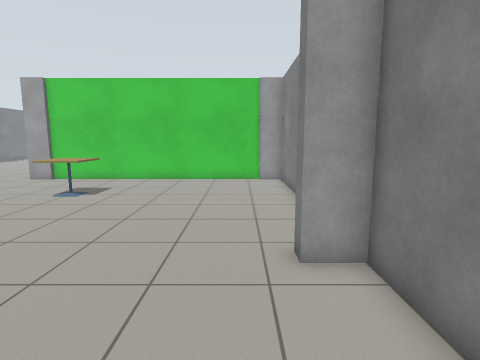
[1] (above)

18 first-person views from a walk through a robot-simulator world made for Gazebo. The camera is 1.2 m above the floor, tilts 8° down and sees 80° across. The floor is counted in squares, 0.5 m on a side. Each view is taken from the middle of a square. On the plan, view 1 faces up. The plan holds only what a view shows up to about 18 squares ahead; the rest is blank.

[2]
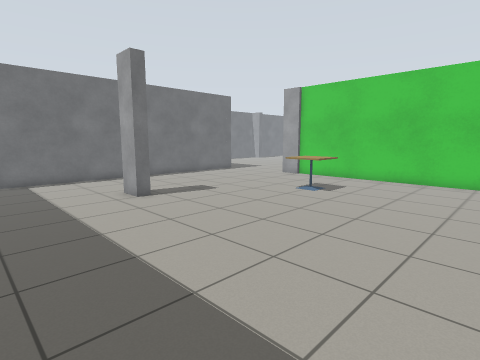

[3]
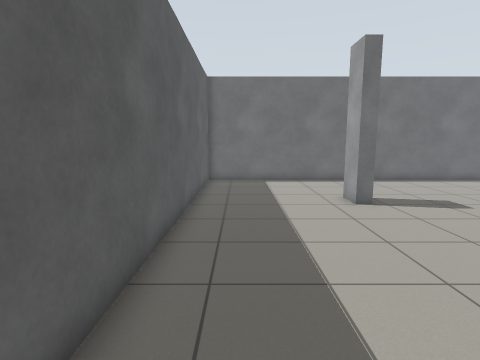

[4]
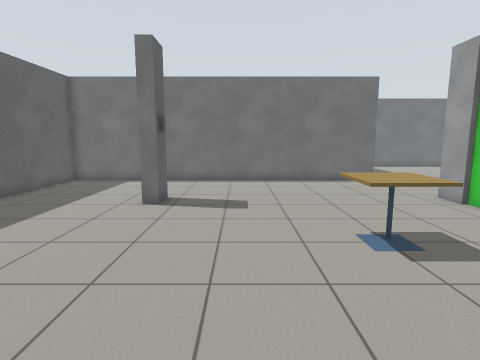

[5]
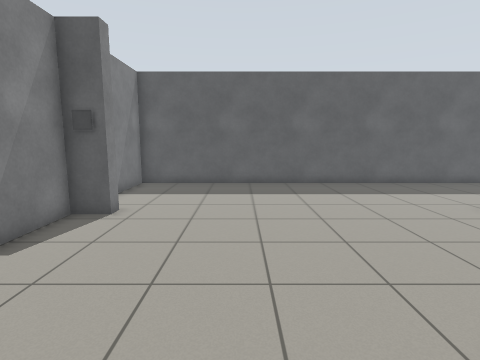

[6]
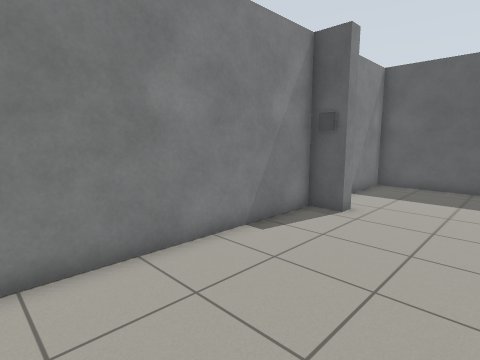

[7]
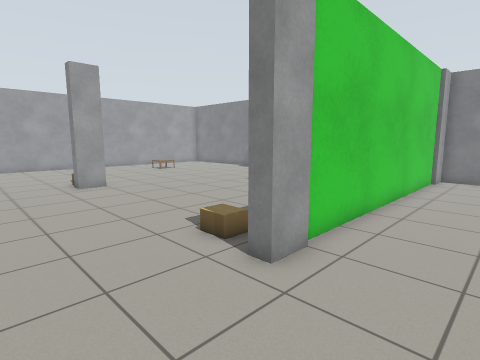

[8]
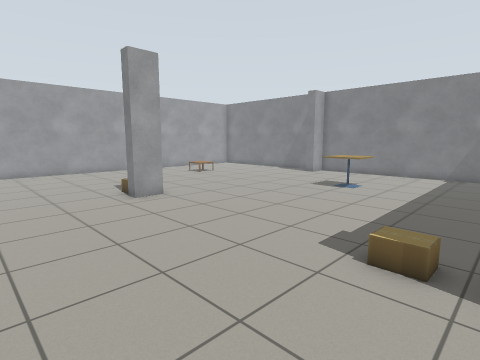

[9]
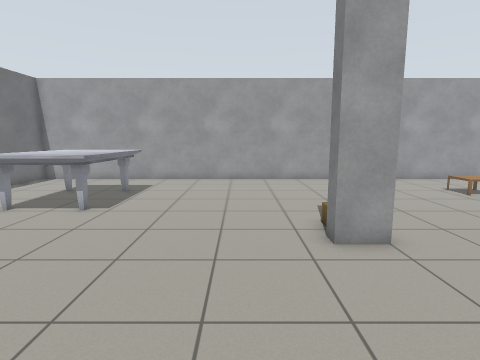

[10]
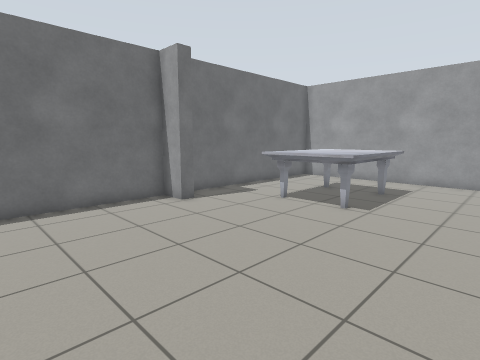

[11]
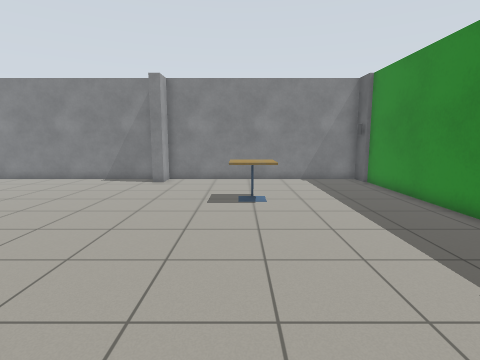

[12]
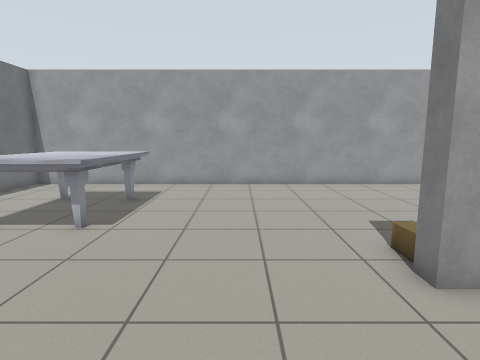

[13]
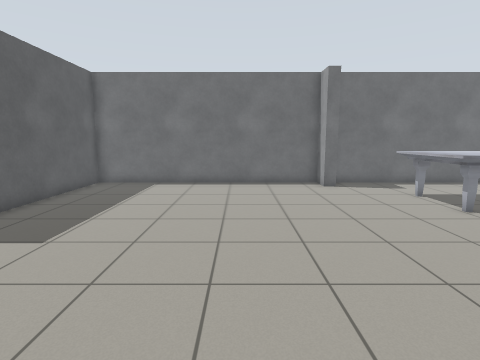

[14]
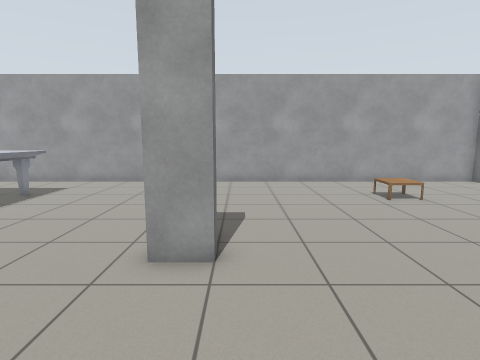

[15]
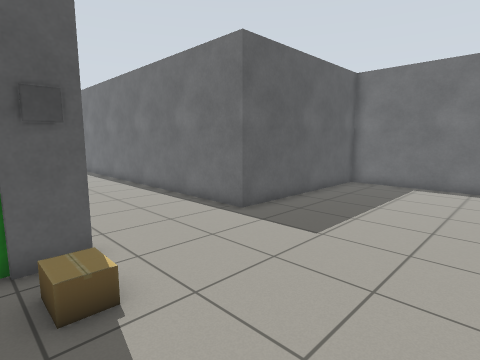

[16]
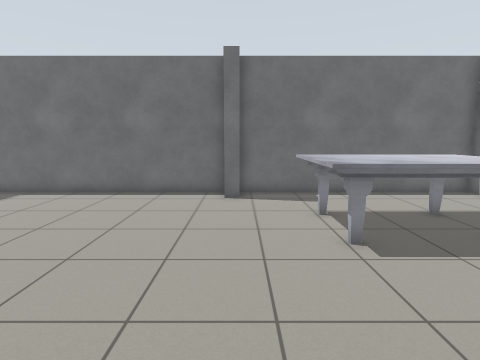

[17]
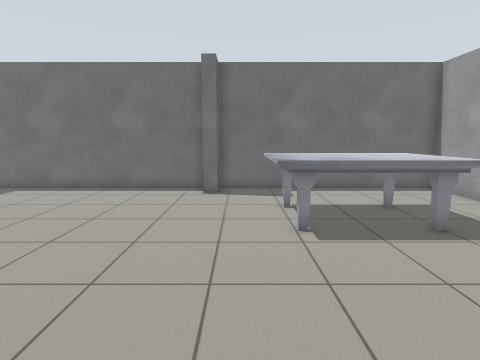

[18]
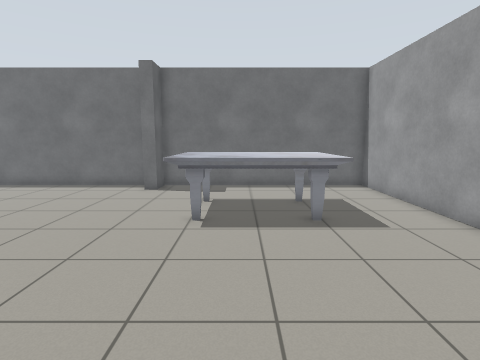

### Floor plan
Points are (right, up) in squares from view 1. A wall is a line through its corners. A room is listed if a view was taken in it or the views show most of it. See-through windows are left out.
Room 1 (views 1, 2, 3, 4, 5, 6, 7)
walls: (1.2, 17.5) (-11.5, 17.5); (-18.1, 17) (-18.1, -0.9) (2.5, -0.9) (2.5, 18.6)
ways out: opening at (-14.5, 16.2) to room 2
objects: pillar (-13, 6); other object (-12, 6); cafe table (-8, 12) to (-7, 13); pillar (1, 6); marker (2, 6); pillar (2, 18)
Room 2 (views 8, 9, 10, 11, 12, 13, 14, 15, 16, 17, 18)
walls: (-6.5, 17.7) (1.2, 17.7); (2.5, 18.6) (2.5, 40.5) (-27, 40.5) (-27, 17) (-18.1, 17)
ways out: opening at (-14.5, 16.2) to room 1
objects: pillar (-26, 30); marble table (-23, 32) to (-20, 37); pillar (-13, 18); pillar (-13, 30); marker (-12, 18); cardboard box (-12, 19) to (-12, 20); cardboard box (-12, 31); table (-5, 35) to (-4, 36); cafe table (-4, 24) to (-3, 25); pillar (1, 30)

Positions as (right, up) in squares from view 1, and headings:
1: (0, 0), facing up
2: (0, 0), facing up-left
3: (-1, 1), facing left
4: (-1, 9), facing left
5: (-3, 15), facing down
6: (-3, 15), facing down-right
7: (-17, 14), facing up-right
8: (-18, 18), facing up-right
9: (-15, 23), facing up
10: (-16, 23), facing up-left
11: (-15, 25), facing right
12: (-16, 25), facing up
13: (-11, 25), facing left
14: (-11, 24), facing up
15: (-11, 24), facing down-left
16: (-14, 30), facing left
17: (-13, 31), facing left
18: (-12, 34), facing left
